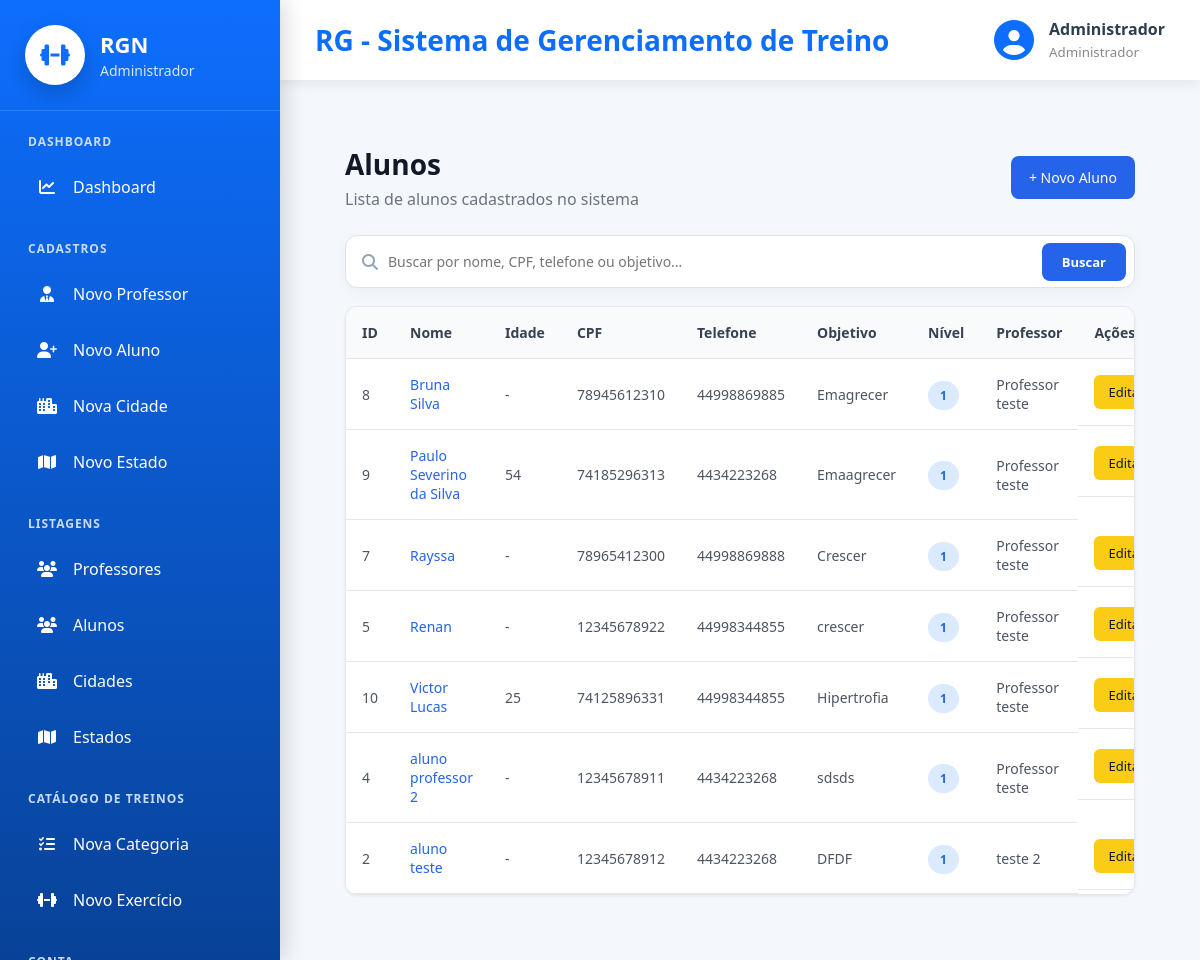
The page /cadastros/listar/aluno/ (signed in) on the database its author committed.
### cadastros/models.py (models this page shows, shortened)
class Auditoria(models.Model):
    cadastrado_em = models.DateTimeField(auto_now_add=True, verbose_name="Cadastrado em")
    atualizado_em = models.DateTimeField(auto_now=True, verbose_name="Atualizado em")
    class Meta:
        abstract = True

class Pessoa(Auditoria):
    TIPO_CHOICES = [
        ('ALUNO', 'Aluno'),
        ('PROFESSOR', 'Professor'),
        ('ADMINISTRADOR', 'Administrador')
    ]
    SEXO_CHOICES = [
        ('M', 'Masculino'),
        ('F', 'Feminino'),
        ('O', 'Outro'),
    ]
    NIVEL_CHOICES = [
        (1, 'Iniciante'),
        (2, 'Intermediário'),
        (3, 'Avançado'),
    ]
    tipo = models.CharField(max_length=20, choices=TIPO_CHOICES, verbose_name="Tipo de Pessoa")
    nome = models.CharField(max_length=50, verbose_name="Nome")
    data_nascimento = models.DateField(verbose_name="Data de nascimento",null=True,blank=True,validators=[validar_data_nascimento],)
    cpf = models.CharField(max_length=11, unique=True, verbose_name="CPF")
    telefone = models.CharField(max_length=15, verbose_name="Telefone")
    objetivo = models.TextField(verbose_name="Objetivo", null=True, blank=True)
    sexo = models.CharField(max_length=20, choices=SEXO_CHOICES, verbose_name="Sexo", null=True, blank=True)
    nivel = models.IntegerField(choices=NIVEL_CHOICES, verbose_name="Nível", null=True, blank=True)
    cidade = models.ForeignKey(Cidade, on_delete=models.PROTECT)
    professor = models.ForeignKey("self", on_delete=models.PROTECT, related_name="alunos", limit_choices_to={"tipo": "PROFESSOR"}, null=True, blank=True)
    usuario = models.OneToOneField("auth.User", on_delete=models.CASCADE, related_name="pessoa_usuario")
    precisa_trocar_senha = models.BooleanField(default=False, verbose_name="Precisa trocar a senha")
    @property
    def idade(self):
        if not self.data_nascimento:
            return None
        hoje = timezone.localdate()
        ja_fez_aniversario = (hoje.month, hoje.day) >= (
            self.data_nascimento.month, self.data_nascimento.day
        )
        return hoje.year - self.data_nascimento.year - (0 if ja_fez_aniversario else 1)

### cadastros/views.py (the view, shortened to what this page needs)
# urls.py: path('listar/aluno/', AlunoList.as_view(), name="listar-aluno"),
class AlunoList(LoginRequiredMixin, GroupRequiredMixin, ListView):
    login_url = reverse_lazy('login')
    model = Pessoa
    template_name = "cadastros/listar_alunos.html"
    context_object_name = 'pessoa_list'
    group_required = ["Professor", "Administrador"]
    def get_queryset(self):
        alunos = alunos_do_usuario(self.request.user).select_related(
            'professor', 'cidade'
        ).order_by('nome')
        busca = self.request.GET.get('q', '').strip()
        if not busca:
            return alunos
    def get_context_data(self, **kwargs):
        context = super().get_context_data(**kwargs)
        context['busca'] = self.request.GET.get('q', '').strip()
        return context

### cadastros/permissoes.py (called while the page is built, shortened)
def eh_admin(user):
    return user.is_superuser or user.groups.filter(name="Administrador").exists()

def alunos_do_usuario(user):
    if eh_admin(user):
        return Pessoa.objects.filter(tipo="ALUNO")

### cadastros/templates/cadastros/listar_alunos.html (shortened to what this page needs)
{% extends 'modelo.html' %}
{% load static %}
{% block css %}
<link rel="stylesheet" href="{% static 'css/cadastros/listar_alunos.css' %}">
<link rel="stylesheet" href="{% static 'css/paginas/modelo.css' %}">
{% endblock %}
{% block main %}
<div class="list-container">
    <div class="list-header">
        <div>
            <h2>Alunos</h2>
            <p>Lista de alunos cadastrados no sistema</p>
        </div>
        <a href="{% url 'cadastrar-aluno' %}" class="btn-novo">
            + Novo Aluno
        </a>
    </div>
    <form method="get" class="busca-alunos">
        <i class="fas fa-search"></i>
        <input type="text" name="q" value="{{ busca }}" placeholder="Buscar por nome, CPF, telefone ou objetivo..."
            autocomplete="off">
        <button type="submit">Buscar</button>
    </form>
    <div class="table-container">
        <table class="table-list">
            <thead>
                <tr>
                    <th>ID</th>
                    <th>Nome</th>
                    <th>Idade</th>
                    <th>CPF</th>
                    <th>Telefone</th>
                    <th>Objetivo</th>
                    <th>Nível</th>
                    <th>Professor</th>
                    <th>Ações</th>
                </tr>
            </thead>
            <tbody>
                {% for aluno in object_list %}
                <tr>
                    <td>{{ aluno.id }}</td>
                    <td>
                        <a href="{% url 'detalhe-aluno' aluno.id %}" class="link-aluno">
                            {{ aluno.nome }}
                        </a>
                    </td>
                    <td>{{ aluno.idade|default_if_none:"-" }}</td>
                    <td>{{ aluno.cpf }}</td>
                    <td>{{ aluno.telefone }}</td>
                    <td>{{ aluno.objetivo }}</td>
                    <td><span class="badge">{{ aluno.nivel }}</span></td>
                    <td>{{ aluno.professor.nome|default:"-" }}</td>
                    <td class="acoes">
                        <a href="{% url 'editar-aluno' aluno.id %}" class="btn-editar">Editar</a>
                    </td>
                </tr>
                {% endfor %}
            </tbody>
        </table>
    </div>
</div>
{% endblock %}

### paginas/templates/modelo.html (shortened to what this page needs)
{% load static %}
<!DOCTYPE html>
<html lang="pt-br">
<head>
    <link rel="stylesheet" href="{% static 'css/paginas/modelo.css' %}">
    <link rel="stylesheet" href="{% static 'css/paginas/menu.css' %}">
    <link rel="stylesheet" href="{% static 'css/paginas/dashboard/dashboard_admin.css' %}">
    <link rel="stylesheet" href="{% static 'css/paginas/dashboard/dashboard_aluno.css' %}">
    <link rel="stylesheet" href="{% static 'css/paginas/dashboard/dashboard_professor.css' %}">
    <link rel="stylesheet"
          href="https://cdnjs.cloudflare.com/ajax/libs/font-awesome/6.7.2/css/all.min.css">
    {% block css %}
    {% endblock %}
</head>
<body>
<div class="layout">
    {% if request.user.is_authenticated %}
        {% if is_admin %}
            {% include 'menus/menu_admin.html' %}
        {% elif is_professor %}
            {% include 'menus/menu_professor.html' %}
        {% elif is_aluno %}
            {% include 'menus/menu_aluno.html' %}
        {% endif %}
    {% endif %}
    <div class="main-area">
        <header class="topbar">
            <div class="titulo">
                <h2>
                    {% block titulo %}
                        RG - Sistema de Gerenciamento de Treino
                    {% endblock %}
                </h2>
            </div>
            {% if request.user.is_authenticated %}
            <div class="usuario">
                <i class="fas fa-circle-user"></i>
                <div>
                    <strong>
                        {{ request.user.pessoa_usuario.nome }}
                    </strong>
                    <small>
                        {% if is_admin %}
                            Administrador
                        {% elif is_professor %}
                            Professor
                        {% elif is_aluno %}
                            Aluno
                        {% endif %}
                    </small>
                </div>
            </div>
            {% endif %}
        </header>
        <main class="conteudo">
            {% block main %}
            {% endblock %}
        </main>
    </div>
</div>
</body>
</html>

### static/css/paginas/modelo.css (style rules this page uses)
* { margin:0; padding:0; box-sizing:border-box; font-family:"Segoe UI",sans-serif; }
body { background:#f4f7fb; color:#2c3e50; }
.layout { display:flex; min-height:100vh; }
.main-area { margin-left:280px; width:calc(100% - 280px); display:flex; flex-direction:column; }
.topbar { height:80px; background:white; display:flex; justify-content:space-between; align-items:center; padding:0 35px; box-shadow:0 3px 12px rgba(0,0,0,.08); }
.titulo h2 { color:#0d6efd; font-size:28px; }
.usuario { display:flex; align-items:center; gap:15px; }
.usuario i { font-size:40px; color:#0d6efd; }
.usuario strong { display:block; font-size:16px; }
.usuario small { color:#888; }
.conteudo { flex:1; padding:35px; }

### static/css/paginas/menu.css (style rules this page uses)
.badge { background: #dc3545; color: white; font-size: 11px; font-weight: 700; padding: 2px 7px; border-radius: 10px; margin-left: auto; }

### static/css/paginas/dashboard/dashboard_admin.css (style rules this page uses)
* { margin:0; padding:0; box-sizing:border-box; }

### static/css/cadastros/listar_alunos.css (style rules this page uses)
.list-container { padding: 30px; }
.list-header { display: flex; align-items: center; justify-content: space-between; margin-bottom: 25px; }
.list-header h2 { font-size: 28px; color: #111827; margin-bottom: 5px; }
.list-header p { color: #6b7280; }
.btn-novo { background: #2563eb; color: #fff; padding: 12px 18px; border-radius: 8px; text-decoration: none; font-size: 14px; font-weight: 500; }
.table-container { background: #fff; border-radius: 12px; overflow-x: auto; border: 1px solid #e5e7eb; box-shadow: 0 1px 3px rgba(0,0,0,0.08); }
.table-list { width: 100%; border-collapse: collapse; min-width: 850px; }
.link-aluno { text-decoration: none; color: #2563eb; font-weight: 500; }
.table-list thead { background: #f9fafb; }
.table-list th, .table-list td { padding: 16px; text-align: left; font-size: 14px; border-bottom: 1px solid #e5e7eb; }
.table-list th { color: #374151; }
.table-list td { color: #4b5563; }
.badge { background: #dbeafe; color: #2563eb; padding: 6px 12px; border-radius: 20px; font-size: 12px; font-weight: 600; }
.acoes { display: flex; gap: 10px; }
.btn-editar, .btn-deletar { padding: 8px 14px; border-radius: 6px; text-decoration: none; font-size: 13px; }
.btn-editar { background: #facc15; color: #111827; }
.busca-alunos { display:flex; align-items:center; gap:10px; background:white; border:1px solid #dde3ec; border-radius:12px; padding:6px 8px 6px 16px; margin-bottom:18px; box-shadow:0 4px 14px rgba(0,0,0,.04); }
.busca-alunos i { color:#94a3b8; }
.busca-alunos input { flex:1; border:none; outline:none; background:transparent; font-size:14px; padding:10px 0; color:#334155; }
.busca-alunos button { background:#2563eb; color:white; border:none; padding:10px 20px; border-radius:8px; font-size:13px; font-weight:600; cursor:pointer; transition:.2s; }

### rows shown on the page
Pessoa: id "8", nome "Bruna Silva", idade "-", cpf "78945612310", telefone "44998869885", objetivo "Emagrecer", nivel "1", professor.nome "Professor teste"
Pessoa: id "9", nome "Paulo Severino da Silva", idade "54", cpf "74185296313", telefone "4434223268", objetivo "Emaagrecer", nivel "1", professor.nome "Professor teste"
Pessoa: id "7", nome "Rayssa", idade "-", cpf "78965412300", telefone "44998869888", objetivo "Crescer", nivel "1", professor.nome "Professor teste"
Pessoa: id "5", nome "Renan", idade "-", cpf "12345678922", telefone "44998344855", objetivo "crescer", nivel "1", professor.nome "Professor teste"
Pessoa: id "10", nome "Victor Lucas", idade "25", cpf "74125896331", telefone "44998344855", objetivo "Hipertrofia", nivel "1", professor.nome "Professor teste"
Pessoa: id "4", nome "aluno professor 2", idade "-", cpf "12345678911", telefone "4434223268", objetivo "sdsds", nivel "1", professor.nome "Professor teste"
Pessoa: id "2", nome "aluno teste", idade "-", cpf "12345678912", telefone "4434223268", objetivo "DFDF", nivel "1", professor.nome "teste 2"

### other values the page prints
{{ request.user.pessoa_usuario.nome }} "Administrador"
